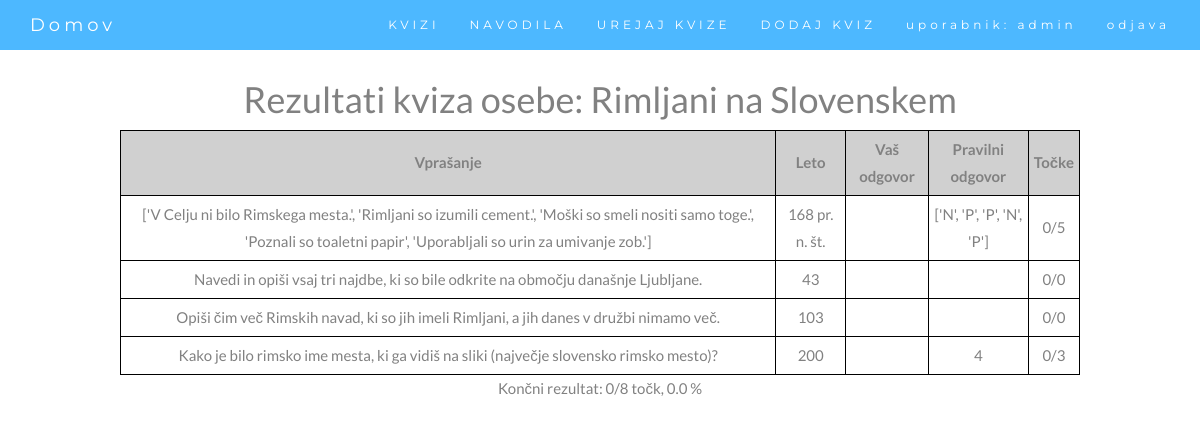
Page /rezulati/24/Rimljani na Slovenskem/ (signed in) on the committed database.
### webapp/models.py (models this page shows)
class PravilnoNepravilnoModel(models.Model):
    id = models.UUIDField(primary_key=True, default=uuid.uuid4, editable=False)
    leto = models.IntegerField(default=0)
    kviz = models.ForeignKey(dbQuiz, on_delete=CASCADE, null=True)
    opis = models.CharField(max_length=1000)
    longitude = models.FloatField(default=14.50857) # koordinate za leaflet (bomo spremenili na koncu)
    latitude = models.FloatField(default=46.04906)
    vprasanje = models.CharField(max_length=1000, default="nan") # seznam vprašanj
    pravilni_odgovor = models.CharField(max_length=1000, default="nan") # seznam pravilnih odgovorov
    pozicijaOznake = models.CharField(max_length=1000, default="err")

class OpisnoModel(models.Model):
    id = models.UUIDField(primary_key=True, default=uuid.uuid4, editable=False)
    leto = models.IntegerField(default=0)
    kviz = models.ForeignKey(dbQuiz, on_delete=CASCADE, null=True)
    opis = models.CharField(max_length=1000)
    longitude = models.FloatField(default=14.50857) # koordinate za leaflet (bomo spremenili na koncu)
    latitude = models.FloatField(default=46.04906)
    vprasanje = models.CharField(max_length=1000) # seznam vprašanj, odvisno od tipa
    pozicijaOznake = models.CharField(max_length=1000, default="err")

class IzberiOdgovorModel(models.Model):
    id = models.UUIDField(primary_key=True, default=uuid.uuid4, editable=False)
    leto = models.IntegerField(default=0)
    kviz = models.ForeignKey(dbQuiz, on_delete=CASCADE, null=True)
    opis = models.CharField(max_length=1000)
    longitude = models.FloatField(default=14.50857) # koordinate za leaflet (bomo spremenili na koncu)
    latitude = models.FloatField(default=46.04906)
    vprasanje = models.CharField(max_length=100)
    odgovor1 = models.CharField(max_length=100, default="nan")
    odgovor2 = models.CharField(max_length=100, default="nan")
    odgovor3 = models.CharField(max_length=100, default="nan")
    odgovor4 = models.CharField(max_length=100, default="nan")
    odgovor5 = models.CharField(max_length=100, default="nan")
    pravilni_odgovor = models.IntegerField() # številka pravilnega odgovora
    pozicijaOznake = models.CharField(max_length=1000, default="err")

### webapp/views.py (the view, shortened to what this page needs)
# urls.py: path('rezulati/<int:kviz>/<str:username>/', views.rezultati, name='rezulati'),
def rezultati(request, kviz, username):
    vse_tocke = 0
    zasluzene_tocke = 0
    import ast
    def eval_pn(vprasanje, odgovor):
        vprasanje = getattr(vprasanje, 'pravilni_odgovor')
        odgovor = getattr(odgovor, 'odgovori')
        vprasanje = ast.literal_eval(vprasanje)
        odgovor = ast.literal_eval(odgovor)
        t = 0
        for i in range(len(vprasanje)):
            if vprasanje[i] == odgovor[i]:
                t += 1
        return(t)
    def eval_izbirno(vprasanje, odgovor):
        if str(getattr(vprasanje, 'pravilni_odgovor')) == str(getattr(odgovor, 'odgovori')):
            return(3)
        else: return(0)
    vsa_vprasanja = []
    odgovori = []
    tocke = []
    trenutni = []
    vsa_vprasanja += OpisnoModel.objects.filter(kviz__id=kviz)
    odgovori += OdgovorOpisnoModel.objects.filter(user=username, vprasanje__in=vsa_vprasanja)
    trenutni += OdgovorOpisnoModel.objects.filter(user=username, vprasanje__in=vsa_vprasanja)
    for i in odgovori:
        tocke.append('/')
    vsa_vprasanja = []
    trenutni = []
    vsa_vprasanja += PravilnoNepravilnoModel.objects.filter(kviz__id=kviz)
    odgovori += OdgovorPravilnoNepravilnoModel.objects.filter(user=username, vprasanje__in=vsa_vprasanja)
    trenutni += OdgovorPravilnoNepravilnoModel.objects.filter(user=username, vprasanje__in=vsa_vprasanja)
    for i in trenutni:
        tocke.append(str(eval_pn(i.vprasanje, i)) + '/5')
        zasluzene_tocke += eval_pn(i.vprasanje, i)
    for i in vsa_vprasanja:
        vse_tocke += 5
    vsa_vprasanja = []
    trenutni = []
    vsa_vprasanja += IzberiOdgovorModel.objects.filter(kviz__id=kviz)
    odgovori += OdgovorIzberiOdgovorModel.objects.filter(user=username, vprasanje__in=vsa_vprasanja)
    trenutni += OdgovorIzberiOdgovorModel.objects.filter(user=username, vprasanje__in=vsa_vprasanja)
    for i in trenutni:
        tocke.append(str(eval_izbirno(i.vprasanje, i)) + '/3')
        zasluzene_tocke += eval_izbirno(i.vprasanje, i)
    for i in vsa_vprasanja:
        vse_tocke += 3
    if vse_tocke > 0:
        rez = str(zasluzene_tocke) + '/' + str(vse_tocke) + ' točk, ' + str(round(100 * zasluzene_tocke/vse_tocke, 1)) + ' %'
    else:
        rez = '0/0 točk, 0.0 %'
    vsa_vprasanja = []
    vsa_vprasanja += OpisnoModel.objects.filter(kviz__id=kviz)
    vsa_vprasanja += PravilnoNepravilnoModel.objects.filter(kviz__id=kviz)
    vsa_vprasanja += IzberiOdgovorModel.objects.filter(kviz__id=kviz)
    vsa_vprasanja = sorted(vsa_vprasanja, key=lambda x: x.leto)
    a = []
    b = []
    c = []
    d = []
    e = []
    def v_leto(leto):
        if leto < 0:
            return str(- leto) + ' pr. n. št.'
        else:
            return str(leto)
    for i in vsa_vprasanja:
        x = False
        y = 0
        if not x:
            a.append(v_leto(i.leto))
            c.append(i.vprasanje)
            b.append('')
            try:
                d.append(str(i.pravilni_odgovor))
            except:
                d.append('')
                e.append('0/0')
                continue
            try:
                z = i.odgovor1
                e.append('0/3')
            except:
                e.append('0/5')
    rezul = zip(a,b,c,d,e)
    return render(request, "rezultati.html", {'rezultat': rez, 'odgovori': rezul, 'username': username})

### templates/rezultati.html (shortened to what this page needs)
{% extends "skeleton.html" %}
{% block content %}
    <h1>Rezultati kviza osebe: {{username}}</h1>
    <table style="border: 1px solid black;">
        <tr>
            <th>Vprašanje</th>
            <th>Leto</th>
            <th>Vaš odgovor</th>
            <th>Pravilni odgovor</th>
            <th>Točke</th>
        </tr>
        {% for a,b,c,d,e in odgovori %}
            <tr>
                <td>{{c}}</td>
                <td>{{a}}</td>
                <td>{{b}}</td>
                <td>{{d}}</td>
                <td>{{e}}</td>
            </tr>
        {%endfor%}
    </table>
    Končni rezultat: {{rezultat}}
{% endblock content %}

### templates/skeleton.html (shortened to what this page needs)
{% load static %}
<!DOCTYPE html>
<html lang="en">
    <head>
      <link rel="stylesheet" href="https://maxcdn.bootstrapcdn.com/bootstrap/3.4.1/css/bootstrap.min.css">
      <link rel="stylesheet" href="http://cdn.leafletjs.com/leaflet-0.7/leaflet.css" />
      <link rel="stylesheet" href="{% static 'webapp/style.css' %}">
    </head>
    <body id="myPage" data-spy="scroll" data-target=".navbar" data-offset="60">
        <div style="text-align:center">
              <nav class="navbar navbar-default navbar-fixed-top">
                <div class="container">
                  <div class="navbar-header">
                    <a class="navbar-brand" href="/homePage">Domov</a>
                  </div>
                  <div class="collapse navbar-collapse" id="myNavbar">
                    <ul class="nav navbar-nav navbar-right">
                      <li><a href="/homePage#kvizi">KVIZI</a></li>
                      <li><a href="/navodila">NAVODILA</a></li>
                      {% if not request.user.is_anonymous %}
                          <li><a href="/homePage#uredi">UREJAJ KVIZE</a></li>
                          <li><a href="/homePage#dodaj">DODAJ KVIZ</a></li>
                      {% endif %}
                      {% if not request.user.is_anonymous %}
                          <li><a>uporabnik: {{request.user}}</a></li>
                          <li><a href="/logout/">odjava</a></li>
                      {% else %}
                          <li><a href="/login/">prijava</a></li>
                      {% endif %}
                    </ul>
                  </div>
                </div>
              </nav>
            <div style="margin-top:80px">
                {% block content %} {% endblock content %}
            </div>
        </div>
    </body>
</html>

### webapp/static/webapp/style.css (style rules this page uses)
body { font: 400 15px Lato, sans-serif; line-height: 1.8; color: #818181; }
.navbar { margin-bottom: 0; background-color: #4db8ff; z-index: 9999; border: 0; font-size: 12px !important; line-height: 1.42857143 !important; letter-spacing: 4px; border-radius: 0; font-family: Montserrat, sans-serif; }
.navbar li a, .navbar .navbar-brand { color: #fff !important; }
table { margin-left: auto; margin-right: auto; }

### templates/rezultati.html (style rules this page uses)
table { width: 80%; }
table, th, td, tr { border: 1px solid black; }
td, th { text-align: center; padding: 5px; }
th { background-color: rgb(208, 208, 208); }

### rows in the picture
PravilnoNepravilnoModel: odgovori "['V Celju ni bilo Rimskega mesta.', 'Rimljani so izumili cement.', 'Moški so smeli nositi samo toge.', 'Poznali so toaletni papir', 'Uporabljali so urin za umivanje zob.']", odgovori "['N', 'P', 'P', 'N', 'P']"
OpisnoModel: odgovori "Navedi in opiši vsaj tri najdbe, ki so bile odkrite na območju današnje Ljubljane."
OpisnoModel: odgovori "Opiši čim več Rimskih navad, ki so jih imeli Rimljani, a jih danes v družbi nimamo več."
IzberiOdgovorModel: odgovori "Kako je bilo rimsko ime mesta, ki ga vidiš na sliki (največje slovensko rimsko mesto)?"

### other values in the picture
{{ request.user }} "admin"
{{ username }} "Rimljani na Slovenskem"
{{ a }} "168 pr. n. št." "43" "103" "200"
{{ e }} "0/5" "0/0" "0/0" "0/3"
{{ d }} "4"
{{ rezultat }} "0/8 točk, 0.0 %"
